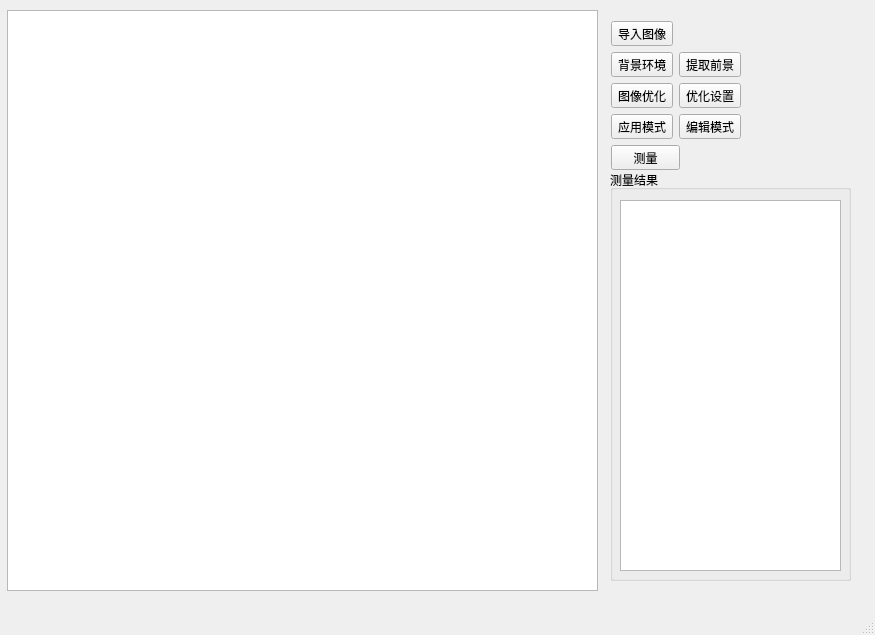
<?xml version="1.0" encoding="UTF-8"?>
<ui version="4.0">
 <class>MainWindow</class>
 <widget class="QMainWindow" name="MainWindow">
  <property name="geometry">
   <rect>
    <x>0</x>
    <y>0</y>
    <width>875</width>
    <height>635</height>
   </rect>
  </property>
  <property name="windowTitle">
   <string>鹿茸菇生长自动测量</string>
  </property>
  <widget class="QWidget" name="centralwidget">
   <widget class="QGraphicsView" name="graphicsView">
    <property name="geometry">
     <rect>
      <x>7</x>
      <y>10</y>
      <width>591</width>
      <height>581</height>
     </rect>
    </property>
   </widget>
   <widget class="QGroupBox" name="groupMeasure">
    <property name="geometry">
     <rect>
      <x>610</x>
      <y>170</y>
      <width>241</width>
      <height>411</height>
     </rect>
    </property>
    <property name="title">
     <string>测量结果</string>
    </property>
    <widget class="QPlainTextEdit" name="plainTextEdit">
     <property name="geometry">
      <rect>
       <x>10</x>
       <y>30</y>
       <width>221</width>
       <height>371</height>
      </rect>
     </property>
    </widget>
   </widget>
   <widget class="QWidget" name="">
    <property name="geometry">
     <rect>
      <x>611</x>
      <y>21</y>
      <width>143</width>
      <height>151</height>
     </rect>
    </property>
    <layout class="QFormLayout" name="formLayout">
     <item row="0" column="0">
      <widget class="QToolButton" name="btn_import">
       <property name="text">
        <string>导入图像</string>
       </property>
      </widget>
     </item>
     <item row="1" column="0">
      <widget class="QToolButton" name="btn_background">
       <property name="text">
        <string>背景环境</string>
       </property>
      </widget>
     </item>
     <item row="1" column="1">
      <widget class="QToolButton" name="btn_grabcut">
       <property name="text">
        <string>提取前景</string>
       </property>
      </widget>
     </item>
     <item row="3" column="0">
      <widget class="QToolButton" name="btn_usemode">
       <property name="text">
        <string>应用模式</string>
       </property>
      </widget>
     </item>
     <item row="3" column="1">
      <widget class="QToolButton" name="btn_editmode">
       <property name="text">
        <string>编辑模式</string>
       </property>
      </widget>
     </item>
     <item row="2" column="0">
      <widget class="QToolButton" name="btn_background_3">
       <property name="text">
        <string>图像优化</string>
       </property>
      </widget>
     </item>
     <item row="2" column="1">
      <widget class="QToolButton" name="btn_grabcut_3">
       <property name="text">
        <string>优化设置</string>
       </property>
      </widget>
     </item>
     <item row="4" column="0" colspan="2">
      <widget class="QToolButton" name="btn_measurement">
       <property name="enabled">
        <bool>true</bool>
       </property>
       <property name="sizePolicy">
        <sizepolicy hsizetype="Fixed" vsizetype="Fixed">
         <horstretch>0</horstretch>
         <verstretch>0</verstretch>
        </sizepolicy>
       </property>
       <property name="minimumSize">
        <size>
         <width>69</width>
         <height>0</height>
        </size>
       </property>
       <property name="text">
        <string>测量</string>
       </property>
      </widget>
     </item>
    </layout>
   </widget>
  </widget>
  <widget class="QMenuBar" name="menubar">
   <property name="geometry">
    <rect>
     <x>0</x>
     <y>0</y>
     <width>875</width>
     <height>26</height>
    </rect>
   </property>
  </widget>
  <widget class="QStatusBar" name="statusbar"/>
 </widget>
 <resources/>
 <connections/>
</ui>
